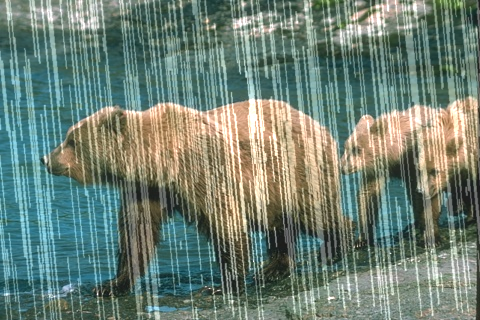
#> input picture model/test/test_data/R100H/inputcrop/1.png, 480 x 320 px, found by its file name
$ python edge_enhancement.py   (older library calls are emulated)
#> lines starting #> are read from the running program, lines starting #| are printed output that depends on the picture; after the words box and inside, x2 and y2 are one past the last pixel; in counts of white or black regions, pixels touching at a corner belong together
#> further down, rain is the input picture: shape (320, 480, 3); mean B, G, R 117.5, 129.8, 111.9
#| Loaded image shape: (320, 480, 3)
import cv2
import numpy as np
import matplotlib.pyplot as plt
import os
from tqdm import tqdm
from skimage.metrics import peak_signal_noise_ratio as psnr, structural_similarity as ssim
from PIL import Image
from image_similarity_measures.quality_metrics import fsim


def directional_filter_color(image, angle_range=(85, 95)):
#> called with angle_range = (85, 95)
    lab = cv2.cvtColor(image, cv2.COLOR_BGR2LAB)
#> lab: shape (320, 480, 3); mean of channels 0, 1, 2 133.3, 119.8, 132.9
    l, a, b = cv2.split(lab)

    f = np.fft.fft2(l)
    fshift = np.fft.fftshift(f)

    rows, cols = l.shape
#> rows = 320; cols = 480
    crow, ccol = rows // 2, cols // 2
#> crow = 160; ccol = 240
    mask = np.ones((rows, cols), np.uint8)

    for y in range(rows):
        for x in range(cols):
            angle = np.degrees(np.arctan2(y - crow, x - ccol))
            angle = (angle + 360) % 180
            if angle_range[0] <= angle <= angle_range[1]:
                mask[y, x] = 0
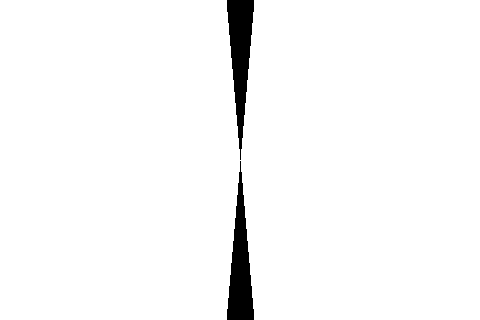
#> mask: shape (320, 480); values 0 (black) and 1 (white), 97.1% white; 2 black regions, box (x1, y1, x2, y2) and area: (227, 0, 254, 160) 2252, (227, 161, 254, 320) 2225

    fshift_filtered = fshift * mask
    f_ishift = np.fft.ifftshift(fshift_filtered)
    l_filtered = np.abs(np.fft.ifft2(f_ishift))
    l_filtered = cv2.normalize(l_filtered, None, 0, 255, cv2.NORM_MINMAX).astype(np.uint8)

    lab_filtered = cv2.merge((l_filtered, a, b))
#> lab_filtered: shape (320, 480, 3); mean of channels 0, 1, 2 122.6, 119.8, 132.9
    color_filtered = cv2.cvtColor(lab_filtered, cv2.COLOR_LAB2BGR)

    return color_filtered

def refine_with_edge_enhancement(image):
    gray_image = cv2.cvtColor(image, cv2.COLOR_BGR2GRAY)
    gray_image = cv2.medianBlur(gray_image, 7)

    canny_edges = cv2.Canny(gray_image, 100, 250)
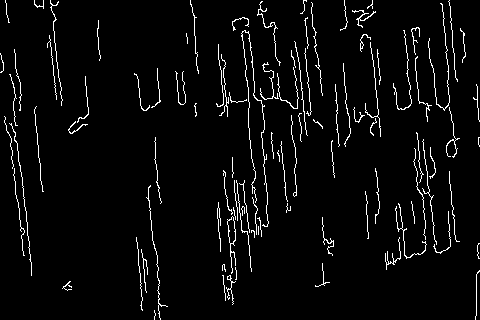
#> canny_edges: shape (320, 480); 4% white in thin lines or dots

    contours, _ = cv2.findContours(canny_edges, cv2.RETR_EXTERNAL, cv2.CHAIN_APPROX_SIMPLE)
#> contours = 99 contours, 96 with area under 20; largest, box (x1, y1, x2, y2) and area: (227, 216, 236, 274) 161, (241, 30, 269, 227) 24, (352, 10, 376, 28) 24
    rain_mask = np.zeros_like(canny_edges)
    min_edge_length = 50
    for contour in contours:
        if cv2.arcLength(contour, closed=False) < min_edge_length:
            cv2.drawContours(rain_mask, [contour], -1, 255, thickness=-1)
#> this loop made 99 passes
#> contour on pass 14: [[258, 226], [258, 234]]
#> rain_mask: shape (320, 480); 0.28% white in thin lines or dots

    darkened_image = image.copy()
    darkened_image[rain_mask == 255] = (darkened_image[rain_mask == 255] * 0.6).astype(np.uint8)
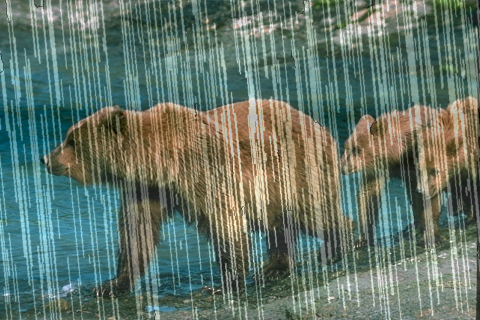
#> darkened_image: shape (320, 480, 3); mean B, G, R 106.7, 118.8, 100.4

    sobel_x = cv2.Sobel(gray_image, cv2.CV_64F, 1, 0, ksize=7)
    sobel_y = cv2.Sobel(gray_image, cv2.CV_64F, 0, 1, ksize=7)
    sobel_edges = cv2.magnitude(sobel_x, sobel_y)
    sobel_edges = np.uint8(np.absolute(sobel_edges))

    edges = cv2.addWeighted(sobel_edges, 0.6, canny_edges, 0.4, 0)

    enhanced_image = cv2.addWeighted(darkened_image, 1, cv2.cvtColor(edges, cv2.COLOR_GRAY2BGR), 0.25, -30)
    denoised_image = cv2.bilateralFilter(enhanced_image, d=9, sigmaColor=75, sigmaSpace=75)

    return denoised_image

def selective_brighten(image, threshold=170, brighten_factor=1.5):
    image_float = image.astype(np.float32)
    intensity = np.mean(image_float, axis=2)
    mask = intensity < threshold
    mask_3d = np.stack([mask]*3, axis=-1)
    image_float[mask_3d] *= brighten_factor
    image_float = np.clip(image_float, 0, 255)
    return image_float.astype(np.uint8)

# [11 lines left out: function smart_sharpen, not called in this run]

def enhance_details_bilateral(image, sigma_color=30, sigma_space=30, detail_boost=1.5):
#> called with sigma_color = 30, sigma_space = 30, detail_boost = 1.5
    base = cv2.bilateralFilter(image, d=9, sigmaColor=sigma_color, sigmaSpace=sigma_space)
    detail = cv2.subtract(image, base)
    boosted = cv2.addWeighted(base, 1.0, detail, detail_boost, 0)
#> in selective_brighten, `mask = intensity < threshold`:
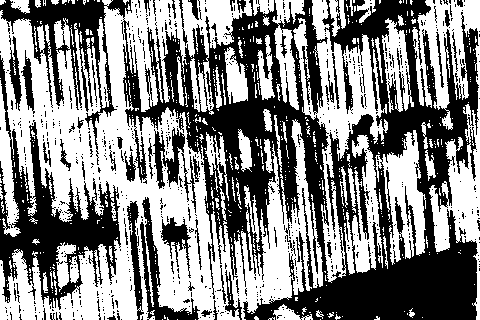
#> mask: shape (320, 480) bool; 52.5% white; 785 black regions (725 under 20 px), largest, box (x1, y1, x2, y2) and area: (0, 0, 479, 320) 54136, (0, 55, 121, 310) 8899, (140, 197, 200, 320) 1590
    return boosted

def horizontal_blur(image, kernel_width=15):
#> called with kernel_width = 5
    return cv2.blur(image, ksize=(kernel_width, 1))
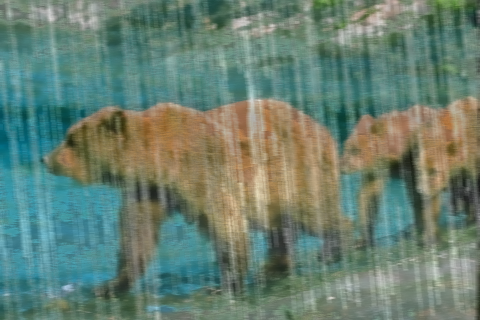
#> returned value: shape (320, 480, 3); mean of channels 0, 1, 2 113.2, 127.6, 104.7; drawn as B, G, R

# [25 lines left out: function suppress_high_freq_fft_Y, not called in this run]


rain_path = "/Users/gennadumont/Downloads/MSPFN-deraining/model/test/test_data/R100H/inputcrop/1.png"
clean_path = "/Users/gennadumont/Downloads/MSPFN-deraining/model/test/test_data/R100H/cleancrop/1.png"

rain = cv2.imread(rain_path)
if rain is None:
    raise FileNotFoundError(f"Failed to load image from {rain_path}")
else:
    print("Loaded image shape:", rain.shape)

#input_dir = '../model/test/test_data/R100H/inputcrop'
#output_dir = '../outputs/edge_directional_bilateral'

filtered_freq = directional_filter_color(rain)
combined_result = refine_with_edge_enhancement(filtered_freq)
enhance_details_result = enhance_details_bilateral(combined_result, sigma_color=30, sigma_space=30, detail_boost=1.5)
brightened_result = selective_brighten(enhance_details_result, threshold=100, brighten_factor=1.4)
horiz_blurred = horizontal_blur(brightened_result, kernel_width=5)
brightened_result = selective_brighten(horiz_blurred, threshold=80, brighten_factor=1.1)
#> call 2 of selective_brighten, with threshold = 80, brighten_factor = 1.1
#> in selective_brighten (call 2), `intensity = np.mean(image_float, axis=2)`:
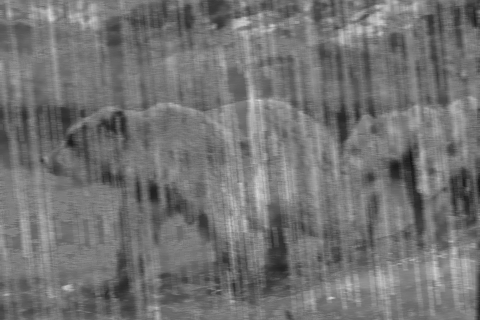
#> intensity: shape (320, 480) float32; min 21, max 215.3, mean 115.1
#> in selective_brighten (call 2), `mask = intensity < threshold`: mask: shape (320, 480) bool; 7.9% white; 216 white regions (150 under 20 px), largest, box (x1, y1, x2, y2) and area: (262, 213, 290, 294) 1215, (387, 145, 424, 235) 1167, (36, 105, 90, 165) 1051
#> in selective_brighten (call 2), `image_float[mask_3d] *= brighten_factor`: image_float: shape (320, 480, 3) float32; mean B, G, R 113.7, 128.2, 105.2


"""
def calculate_psnr(clean_path, rain_path):
    clean = cv2.imread(clean_path)
    rain = cv2.imread(rain_path)

    mse = np.mean((clean - rain) ** 2)

    max_pixel = 255.0
    psnr = 20 * np.log10(max_pixel / np.sqrt(mse))
    return psnr

psnr_value = calculate_psnr(clean_path, rain_path)
print(f"PSNR: {psnr_value:.2f} dB")
"""


def calculate_fsim(image_path1, image_path2):
    """Calculates the FSIM (Feature Similarity Index) between two images."""
    img1 = np.array(Image.open(image_path1).convert('RGB'))
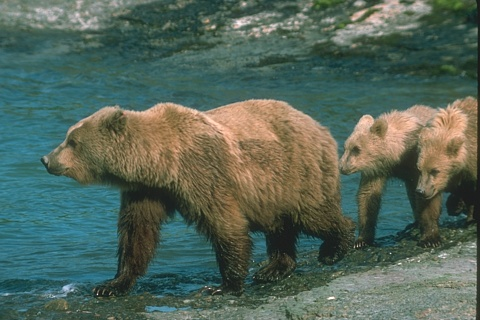
#> input picture model/test/test_data/R100H/cleancrop/1.png, 480 x 320 px, found by its file name
#> img1 is the input picture: shape (320, 480, 3); mean R, G, B 84.4, 101.8, 89.3
    img2 = np.array(Image.open(image_path2).convert('RGB'))
#> (the run stopped early here; a loop or call above may not have finished)
